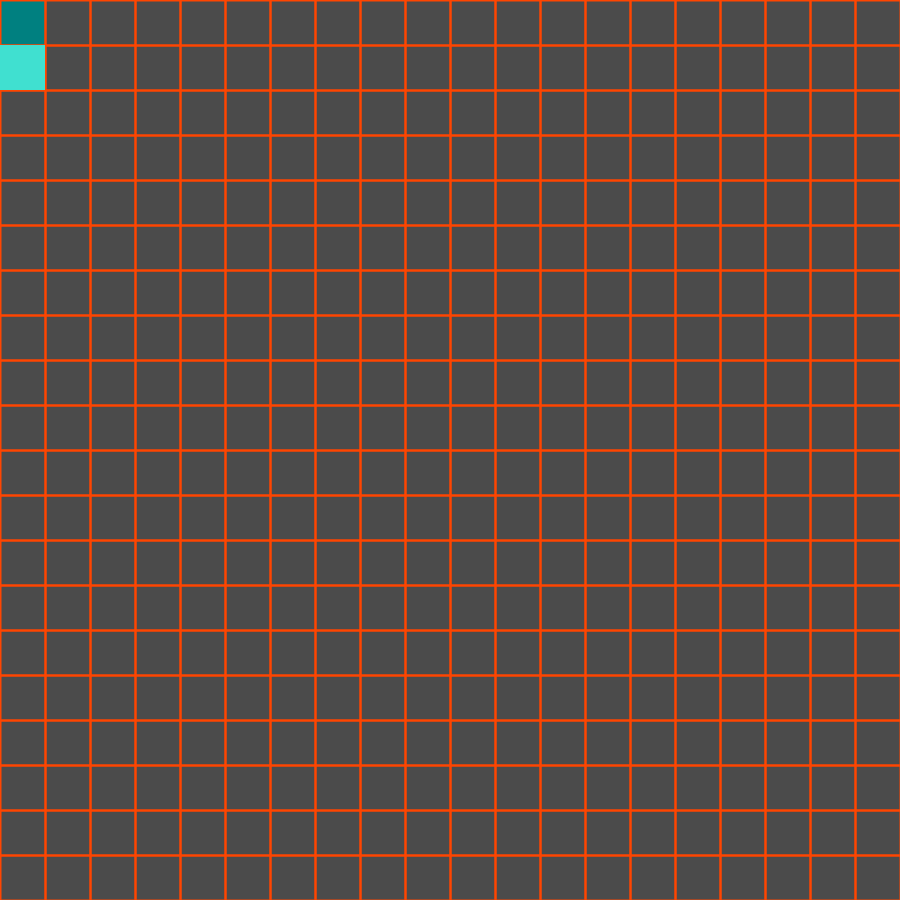
Frame 1 (no input)
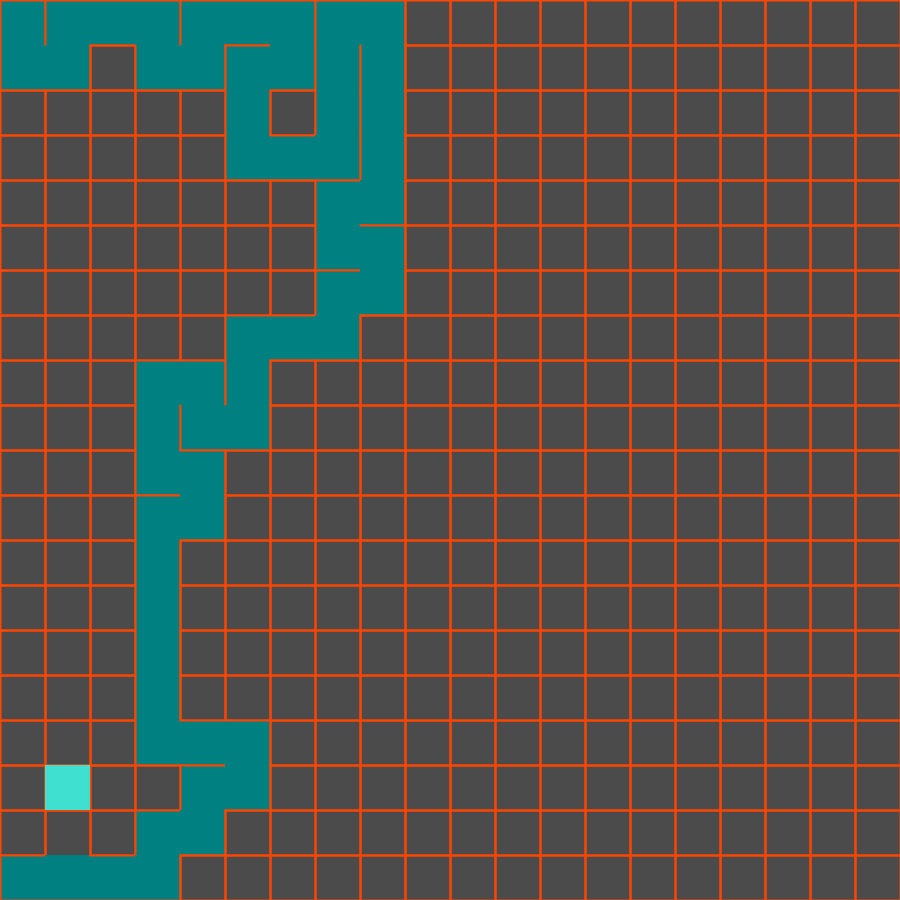
Frame 60 (the mouse pressed at the canvas centre just before this capture)
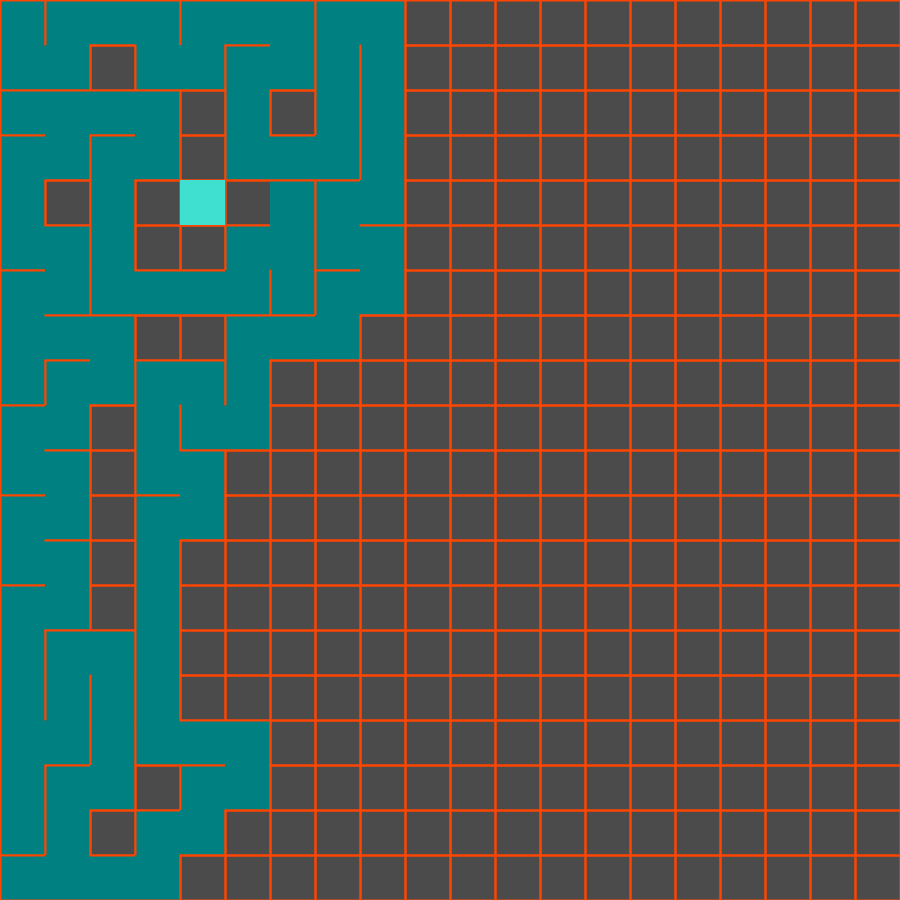
Frame 120 (the mouse held since frame 60 and released just before this capture)

The Processing sketch that drew these frames (run headless with seeded random() and noise(); from frame 60 on, the mouse is pressed at the canvas centre):

// Processing sketch: maze_generatorV2
// ── maze_generatorV2.pde
GRID[][] g;
GENERATOR generator;
final int cellW = 45;
final int cellH = 45;
int r;
int c;
int startI = 0;
int startJ = 0;

void setup() {
  size(900, 900);
  strokeWeight(2);
  r = width/cellW;
  c = height/cellH;
  g = new GRID[r][c];
  for (int i = 0; i < r; i++)
    for (int j = 0; j < c; j++) {
      g[i][j] = new GRID(i * cellW, j * cellH);
    }
  generator = new GENERATOR(startI, startJ);
  g[startI][startJ].isSet  = true;
}

void draw() {
  background(75);
  for (int i = 0; i < r; i++)
    for (int j = 0; j < c; j++)
      g[i][j].show();
  generator.move();
  generator.show();
}
// ── generator.pde
class GENERATOR {
  float x;
  float y;
  int i;
  int j;
  ArrayList<PVector> path;

  GENERATOR(int i, int j) {
    this.x = g[i][j].x;
    this.y = g[i][j].y;
    this.i = i;
    this.j = j;
    path = new ArrayList<PVector>();
  }

  void move() {
    setMaze(i, j);
    //searchDrum(i, j);
    if (searchDrum(i, j)) {
      path.add(new PVector(i, j));
      int dir = floor(random(4));
      switch (dir) {
      case 0: //SUS
        if (j > 0 && g[i][j-1].isSet == false) {
          delWalls(i, j, dir);
          j -= 1;
          y = g[i][j].y;
        } else move();
        break;
      case 1: //DREAPTA
        if (i < r-1 && g[i+1][j].isSet == false) {
          delWalls(i, j, dir);
          i += 1;
          x = g[i][j].x;
        } else move();
        break;
      case 2: //JOS
        if (j < c-1 && g[i][j+1].isSet == false) {
          delWalls(i, j, dir);
          j += 1;
          y = g[i][j].y;
        } else move();
        break;
      case 3: //STANGA
        if (i > 0 && g[i-1][j].isSet == false) {
          delWalls(i, j, dir);
          i -= 1;
          x = g[i][j].x;
        } else move();
        break;
      }
    } else {
      //println("reverse");
      if (path.size() >= 1) {
        PVector aux = path.get(path.size()-1);
        i = int(aux.x);
        j = int(aux.y);
        x = g[i][j].x;
        y = g[i][j].y;
        path.remove(path.size()-1);
      } else {
        //for (int i = 0; i < r; i++)
        //  for (int j = 0; j < c; j++)
        //    g[i][j].showFinalGrid();
        noLoop(); 
        println("end");
      }
    }
  }

  boolean searchDrum(int i, int j) { 

    if (i == 0 || j == 0 || i == r-1 || j == c-1) { //cazuri speciale


      if (i == 0 || j ==0) { //marginile inferioare

        if (i == 0 && j == 0)
          if (g[i+1][j].isSet == false ||
            g[i][j+1].isSet == false)
            return true;
          else return false;

        if (i == 0 && j != 0 && j != c-1) {
          if (g[i][j-1].isSet == false ||
            g[i+1][j].isSet == false ||
            g[i][j+1].isSet == false)
            return true;
          else return false;
        }

        if (i != 0  && i != r-1 && j ==0) {
          if (g[i+1][j].isSet == false ||
            g[i][j+1].isSet == false ||
            g[i-1][j].isSet == false)
            return true;
          else return false;
        }
      } else { //marginile superioare

        if (i == r-1 && j == c-1) {
          if (g[i][j-1].isSet == false ||
            g[i-1][j].isSet == false)
            return true;
          else return false;
        }

        if (i == r-1 && j != c-1) {
          if (g[i][j-1].isSet == false ||
            g[i][j+1].isSet == false ||
            g[i-1][j].isSet == false)
            return true;
          else return false;
        }

        if (i != r-1 && j == c-1) {
          if (i != r-1 && j == c-1 && i > 0) {
            if (g[i][j-1].isSet == false ||
              g[i+1][j].isSet == false ||
              g[i-1][j].isSet == false)
              return true;
            else return false;
          }
        }
      }
    } else { //cazuri generale
      if (g[i][j-1].isSet == false ||
        g[i+1][j].isSet == false ||
        g[i][j+1].isSet == false ||
        g[i-1][j].isSet == false)
        return true;
      else return false;
    }
    return false;
  }

  void delWalls(int i, int j, int dir) {
    switch (dir) {
    case 0: //SUS
      g[i][j].walls[0] = false;
      g[i][j-1].walls[2] = false;
      break;
    case 1: //DREAPTA
      g[i][j].walls[1] = false;
      g[i+1][j].walls[3] = false;
      break;
    case 2: //JOS
      g[i][j].walls[2] = false;
      g[i][j+1].walls[0] = false;
      break;
    case 3: //STANGA
      g[i][j].walls[3] = false;
      g[i-1][j].walls[1] = false;
      break;
    }
  }

  void setMaze(int i, int j) {
    g[i][j].isSet = true;
  }

  void show() {
    noStroke();
    fill(64, 224, 208);
    rect(x, y, cellW, cellH);
  }
}
// ── grid.pde
class GRID {
  float x;
  float y;
  boolean[] walls = {true, true, true, true};
  boolean isSet = false;

  GRID(float x, float y) {
    this.x = x;
    this.y = y;
  }

  void show() {
    if (isSet == true) {
      fill(0, 128, 128);
      noStroke();
      rect(x, y, cellW, cellH);
    }
    stroke(255, 69, 0);
    if (walls[0] == true)
      line(x, y, x + cellW, y); //SUS
    if (walls[1] == true)
      line(x + cellW, y, x + cellW, y + cellH); //DREAPTA
    if (walls[2] == true)
      line(x + cellW, y + cellH, x, y + cellH); //JOS
    if (walls[3] == true)
      line(x, y + cellH, x, y); //STANGA
  }

  //void showFinalGrid() {
  //  stroke(255, 69, 0);
  //  if (walls[0] == true)
  //    line(x, y, x + cellW, y); //SUS
  //  if (walls[1] == true)
  //    line(x + cellW, y, x + cellW, y + cellH); //DREAPTA
  //  if (walls[2] == true)
  //    line(x + cellW, y + cellH, x, y + cellH); //JOS
  //  if (walls[3] == true)
  //    line(x, y + cellH, x, y); //STANGA
  //}
}
